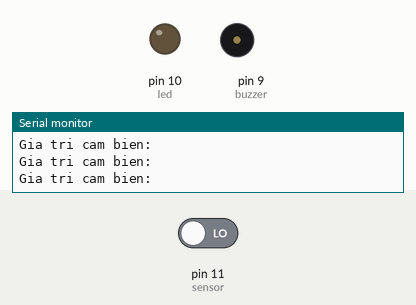
This sketch was run on a simulated Arduino Uno, built with avr-gcc and run on an emulated ATmega328P. On the bench: output pins drawn as LEDs (lit = HIGH), buzzer (waves = sounding), the last lines printed to the serial monitor. Dashed ring = blinking. Inputs (shaded band) come from the test bench; at power-on: pin 11 (sensor) LOW.

Above: at 1.2 s.
1.3 s: pin 11 (sensor) driven HIGH
At 1.55 s:
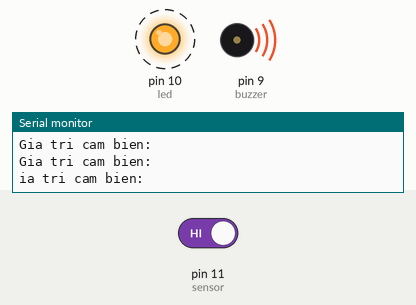
4.3 s: pin 11 (sensor) driven LOW
At 4.65 s:
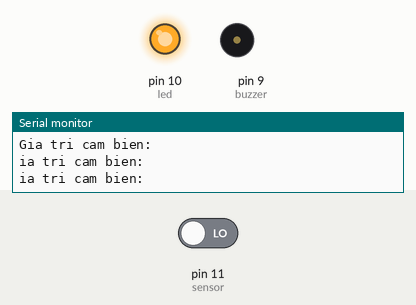
Timing chart, 0 to 7.3 s (numbered marks = the images above; inputs shaded):
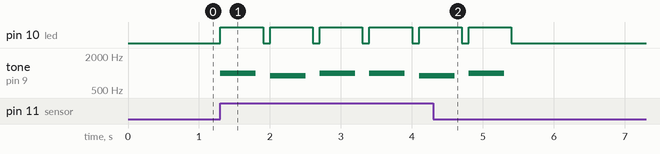

Measured:
- after the input at 1.3 s, pin 10 (led): alternates HIGH for 0.60 s and LOW for 0.10 s, starting at once; tone on pin 9 (buzzer): plays 1000 Hz for 0.50 s, 900 Hz for 0.50 s, 1000 Hz for 0.50 s, 1000 Hz for 0.50 s, 900 Hz for 0.20 s, starting at once
- after the input at 4.3 s, pin 10 (led): goes on until 5.4 s, then stays LOW; tone on pin 9 (buzzer): goes on until 5.3 s, then stays silent

The sketch:

CamBienVatCan.ino
```cpp
#define sensor 11
#define buzzer 9
#define led 10
void setup()
{
  pinMode(sensor,INPUT);
  pinMode(buzzer,OUTPUT);
  pinMode(led,OUTPUT);
  Serial.begin(9600);
}
void loop()
{
  int s = digitalRead(sensor);
  Serial.println("Gia tri cam bien: " + s);
  if (s == 1)
  {

      buzz(1000);
      delay(100);
      buzz(900);
      delay(100);
      buzz(1000);

  }
  else digitalWrite(led, 0);
  delay(100);

}
void buzz(int n)
{
      tone(buzzer, n, 500);
      digitalWrite(led,HIGH);
      delay(600);
      noTone(buzzer);
      digitalWrite(led,0);

}
```
